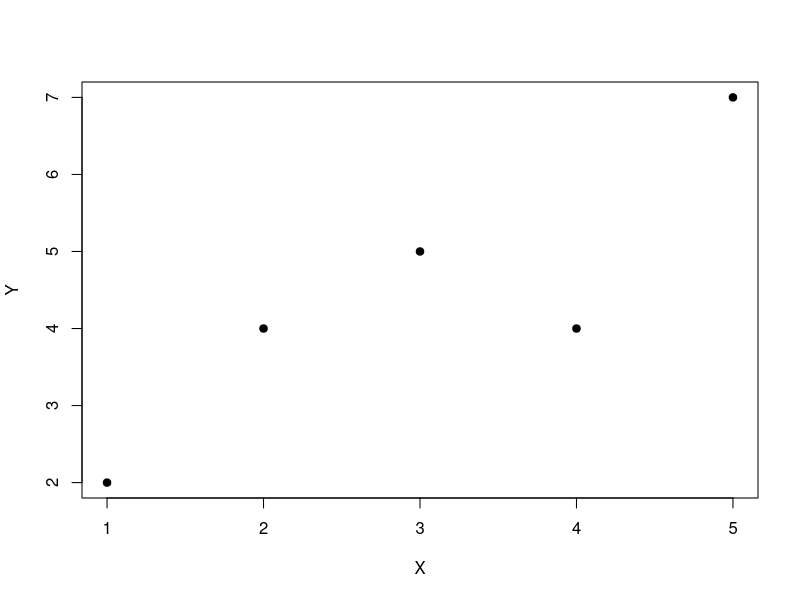
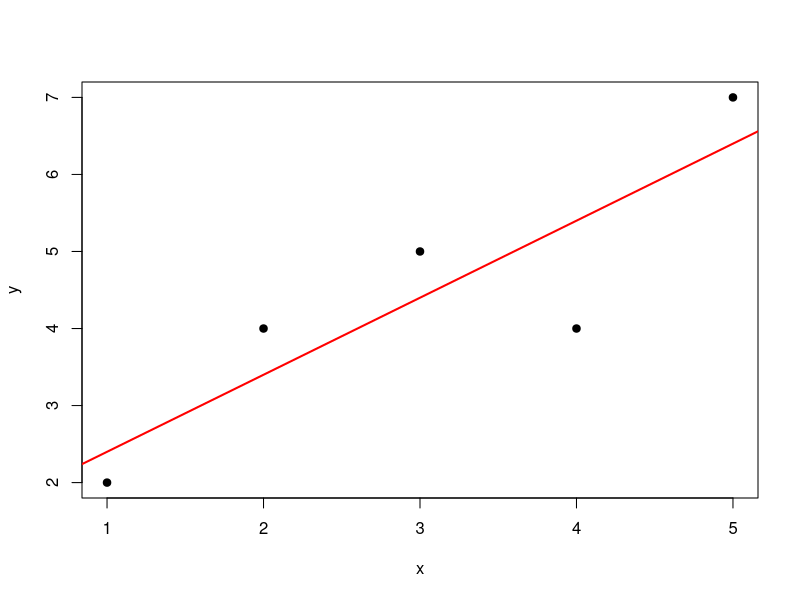

Recreate these plots in R, in order.
#REPRESENTING A BIVARIATE VARIABLE (X, Y)
x <- c(155, 165, 175, 185, 195)
y <- c(55, 65, 75, 85, 95, 105) 

data <- matrix(c(2, 0, 0, 0, 0, 0,
                 4, 4, 0, 0, 0, 0, 
                 1, 6, 3, 1, 0, 0, 
                 0, 1, 4, 1, 1, 0, 
                 0, 0, 0, 0, 1, 1), 
               nrow = 5, ncol = 6, byrow = TRUE, 
               dimnames = list("da" = x, "aa" = y))

rownames(data) <- x
colnames(data) <- y 

addmargins(data) #sum of rows and columns

N <- sum(data) #Total sample size summing all absolute frequencies

marginal_x <- rowSums(data) #marginal absolute frequencies

marginal_y <- colSums(data)

# PART 1: JOINT DESCRIPTION OF SEVERAL VARIABLES

# Creates the joint absolute and relative frequency tables from two vectors of raw data.
pairToTable <- function(x, y){
  
  absoluteTable <- table(x, y)
  
  # Uncomment if you need relative frequencies
  # relativeTable <- prop.table(absoluteTable)
}

# Builds a two-dimensional frequency table when data is already given as a matrix.
createTwoDimensionalTable <- function(data_by_row, x_categories, y_categories){
  
  absoluteTable <- matrix(data_by_row, nrow = length(x_categories), byrow = TRUE, dimnames = list(x_categories, y_categories))
  
  # Uncomment if you need relative frequencies
  # relativeTable <- prop.table(absoluteTable)
}

# Calculates class marks and interval widths when data is grouped in intervals.
getClassMarks <- function(lower_limits, upper_limits){
  
  classMarks <- (lower_limits + upper_limits) / 2
  
  # Uncomment if you need interval widths
  # intervalWidths <- upper_limits - lower_limits
}

# Computes the marginal distributions of X (rows) and Y (columns) from a joint table.
getMarginals <- function(twoDimensionalTable){
  
  marginalAbsolute_X <- rowSums(twoDimensionalTable)
  marginalAbsolute_Y <- colSums(twoDimensionalTable)
  
  # Uncomment the one you want to return
  # marginalRelative_X <- prop.table(marginalAbsolute_X)
  # marginalRelative_Y <- prop.table(marginalAbsolute_Y)
}

# Extracts the conditional distribution of Y given a specific value of X (row).
getConditional_Y_given_X <- function(twoDimensionalTable, x_value){
  
  conditionalAbsolute_Y <- twoDimensionalTable[as.character(x_value), ]
  
  # Uncomment if you need relative frequencies
  # conditionalRelative_Y <- prop.table(conditionalAbsolute_Y)
}

# Extracts the conditional distribution of X given a specific value of Y (column).
getConditional_X_given_Y <- function(twoDimensionalTable, y_value){
  
  conditionalAbsolute_X <- twoDimensionalTable[, as.character(y_value)]
  
  # Uncomment if you need relative frequencies
  # conditionalRelative_X <- prop.table(conditionalAbsolute_X)
}

# Calculates mean, variance, median, and mode for any 1D distribution (marginal or conditional).
getDistributionStats <- function(categories, frequencies){
  
  relativeFreq <- prop.table(frequencies)
  cumulativeRelFreq <- cumsum(relativeFreq)
  meanValue <- sum(categories * relativeFreq)
  
  # Uncomment the specific measure you need
  # varianceValue <- sum((categories^2) * relativeFreq) - (meanValue^2)
  # medianValue <- categories[which(cumulativeRelFreq >= 0.5)[1]]
  # modeValue <- categories[which(relativeFreq == max(relativeFreq))]
}

# Calculates means (center of gravity), variances, and covariance from raw data vectors.
getRawBivariateStats <- function(x, y){
  
  n <- length(x)
  mean_X <- mean(x)
  mean_Y <- mean(y)
  
  variance_X <- sum((x - mean_X)^2) / n
  variance_Y <- sum((y - mean_Y)^2) / n
  covariance_XY <- sum((x - mean_X) * (y - mean_Y)) / n
}

# Calculates means, ordinary moments, variances, and covariance from a two-dimensional table.
getTableBivariateStats <- function(twoDimensionalTable, x_values, y_values){
  
  relativeTable <- prop.table(twoDimensionalTable)
  marginalRel_X <- rowSums(relativeTable)
  marginalRel_Y <- colSums(relativeTable)
  
  mean_X <- sum(x_values * marginalRel_X)
  mean_Y <- sum(y_values * marginalRel_Y)
  
  moment_20 <- sum((x_values^2) * marginalRel_X)
  moment_02 <- sum((y_values^2) * marginalRel_Y)
  moment_11 <- sum(outer(x_values, y_values, "*") * relativeTable)
  
  variance_X <- moment_20 - (mean_X^2)
  variance_Y <- moment_02 - (mean_Y^2)
  covariance_XY <- moment_11 - (mean_X * mean_Y)
}

# Computes the moment of order (r, s) around point (a, b) from raw data vectors.
getRawMoment <- function(x, y, r, s, a = 0, b = 0){
  
  n <- length(x)
  moment_rs <- sum(((x - a)^r) * ((y - b)^s)) / n
}

# Computes the moment of order (r, s) around point (a, b) from a two-dimensional table.
getTableMoment <- function(twoDimensionalTable, x_values, y_values, r, s, a = 0, b = 0){
  
  relativeTable <- prop.table(twoDimensionalTable)
  moment_rs <- sum(outer((x_values - a)^r, (y_values - b)^s, "*") * relativeTable)
}


# PART 2: DEPENDENCY AND INDEPENDENCE BETWEEN VARIABLES 

# Checks if X and Y are statistically independent by comparing joint and marginal frequencies.
checkIndependence <- function(twoDimensionalTable){
  
  relativeTable <- prop.table(twoDimensionalTable)
  expectedTable <- outer(rowSums(relativeTable), colSums(relativeTable), "*")
  
  isIndependent <- all(abs(relativeTable - expectedTable) < 1e-6)
}

# Checks if X functionally depends on Y (one non-zero cell per column) or Y on X (per row).
checkFunctionalDependency <- function(twoDimensionalTable){
  
  X_depends_on_Y <- all(colSums(twoDimensionalTable > 0) == 1)
  
  # Uncomment to check if Y functionally depends on X instead
  # Y_depends_on_X <- all(rowSums(twoDimensionalTable > 0) == 1)
}


# PART 4: MODEL FORMULATION (LEAST SQUARES METHOD) 

# Computes residuals, Sum of Squared Errors (SSE), and Mean Squared Error (MSE).
getLeastSquaresErrors <- function(y_observed, y_estimated){
  
  n <- length(y_observed)
  residuals_e <- y_observed - y_estimated
  sse <- sum(residuals_e^2)
  
  # Uncomment if you need the Mean Squared Error (MSE) instead of SSE
  # mse <- sse / n
}

# Computes the general regression curve of Y on X (conditional means of Y for each X).
getGeneralRegressionCurve <- function(twoDimensionalTable, y_values){
  
  conditionalRelByRow <- prop.table(twoDimensionalTable, margin = 1)
  conditionalMeans_Y_given_X <- as.vector(conditionalRelByRow %*% y_values)
}

# STATISTICAL METHODS — QUICK TEMPLATE
# Change x, y, z and the example values to match the exercise.

x <- c(1, 2, 3, 4, 5)
y <- c(2, 4, 5, 4, 7)

# Calculate the mean
mean(x)

# Calculate the median
median(x)

# Calculate the mode
mode_function <- function(x) { t <- table(x); as.numeric(names(t)[t == max(t)]) }
mode_function(x)

# Calculate the variance using divisor n
mean((x - mean(x))^2)

# Calculate the standard deviation using divisor n
sqrt(mean((x - mean(x))^2))

# Calculate the sample variance (divisor n-1)
var(x)

# Calculate the sample standard deviation
sd(x)

# Calculate the absolute frequencies
table(x)

# Calculate the relative frequencies
prop.table(table(x))

# Calculate the cumulative frequencies
cumsum(table(x))

# Create a frequency table from values and frequencies
values <- c(1, 2, 3, 4)
frequencies <- c(2, 5, 3, 1)
data.frame(value = values, frequency = frequencies,
           relative_frequency = frequencies / sum(frequencies),
           cumulative_frequency = cumsum(frequencies),
           cumulative_relative_frequency = cumsum(frequencies) / sum(frequencies))

# Calculate the mean from a frequency table
sum(values * frequencies) / sum(frequencies)

# Calculate the median from a frequency table
median(rep(values, frequencies))

# Calculate the mode from a frequency table
values[frequencies == max(frequencies)]

# Create a joint frequency table
table(x, y)

# Create a joint frequency table with marginal totals
addmargins(table(x, y))

# Calculate the marginal frequencies of X
margin.table(table(x, y), 1)

# Calculate the marginal frequencies of Y
margin.table(table(x, y), 2)

# Calculate the distribution of Y given X = 2
table(y[x == 2])

# Calculate the relative distribution of Y given X = 2
prop.table(table(y[x == 2]))

# Calculate the distribution of X given Y = 4
table(x[y == 4])

# Calculate the relative distribution of X given Y = 4
prop.table(table(x[y == 4]))

# Calculate the mean of Y given X = 2
mean(y[x == 2])

# Calculate the mean of X given Y = 4
mean(x[y == 4])

# Calculate the covariance using divisor n
mean((x - mean(x)) * (y - mean(y)))

# Calculate the sample covariance (divisor n-1)
cov(x, y)

# Calculate Pearson's correlation coefficient
cor(x, y, method = "pearson")

# Calculate Spearman's rank correlation coefficient
cor(x, y, method = "spearman")

# Draw a scatter plot
plot(x, y, pch = 19, xlab = "X", ylab = "Y")

# Calculate the regression line of Y on X
model_yx <- lm(y ~ x)
coef(model_yx)

# Draw the regression line of Y on X
plot(x, y, pch = 19)
abline(lm(y ~ x), col = "red", lwd = 2)

# Calculate the regression line of X on Y
model_xy <- lm(x ~ y)
coef(model_xy)

# Predict Y when X = 6
predict(lm(y ~ x), newdata = data.frame(x = 6))

# Predict X when Y = 6
predict(lm(x ~ y), newdata = data.frame(y = 6))

# Calculate the fitted values of Y
fitted(lm(y ~ x))

# Calculate the regression residuals
residuals(lm(y ~ x))

# Calculate the sum of squared errors (SSE)
sum(residuals(lm(y ~ x))^2)

# Calculate the coefficient of determination (R-squared)
summary(lm(y ~ x))$r.squared

# Calculate the residual variance using divisor n
mean(residuals(lm(y ~ x))^2)

# Fit a quadratic regression model
model_parabola <- lm(y ~ x + I(x^2))
coef(model_parabola)

# Predict using the quadratic regression model when X = 6
predict(model_parabola, newdata = data.frame(x = 6))

# Fit a logarithmic regression model: y = a + b*ln(x)
model_log <- lm(y ~ log(x))
coef(model_log)

# Predict using the logarithmic regression model when X = 6
predict(model_log, newdata = data.frame(x = 6))

# Fit an exponential regression model: y = a*exp(b*x) (requires y > 0)
model_exp <- lm(log(y) ~ x)
a <- exp(coef(model_exp)[1])
b <- coef(model_exp)[2]
c(a = a, b = b)

# Predict using the exponential regression model when X = 6
exp(predict(model_exp, newdata = data.frame(x = 6)))

# Fit a power regression model: y = a*x^b (requires x > 0 and y > 0)
model_power <- lm(log(y) ~ log(x))
a <- exp(coef(model_power)[1])
b <- coef(model_power)[2]
c(a = a, b = b)

# Predict using the power regression model when X = 6
exp(predict(model_power, newdata = data.frame(x = 6)))

# Test independence using the chi-square test
chisq.test(table(x, y), correct = FALSE)

# Calculate the contingency coefficient
tab <- table(x, y)
chi <- chisq.test(tab, correct = FALSE)$statistic
sqrt(as.numeric(chi) / (sum(tab) + as.numeric(chi)))

# Fit the plane z = a + b*x + c*y
z <- c(3, 5, 6, 8, 9)
model_plane <- lm(z ~ x + y)
coef(model_plane)

# Calculate the fitted values of the plane
fitted(model_plane)

# Calculate the sum of squared residuals for the plane
sum(residuals(model_plane)^2)

# Calculate the residual variance of the plane using divisor n
mean(residuals(model_plane)^2)

# Calculate the R-squared of the plane
summary(model_plane)$r.squared
